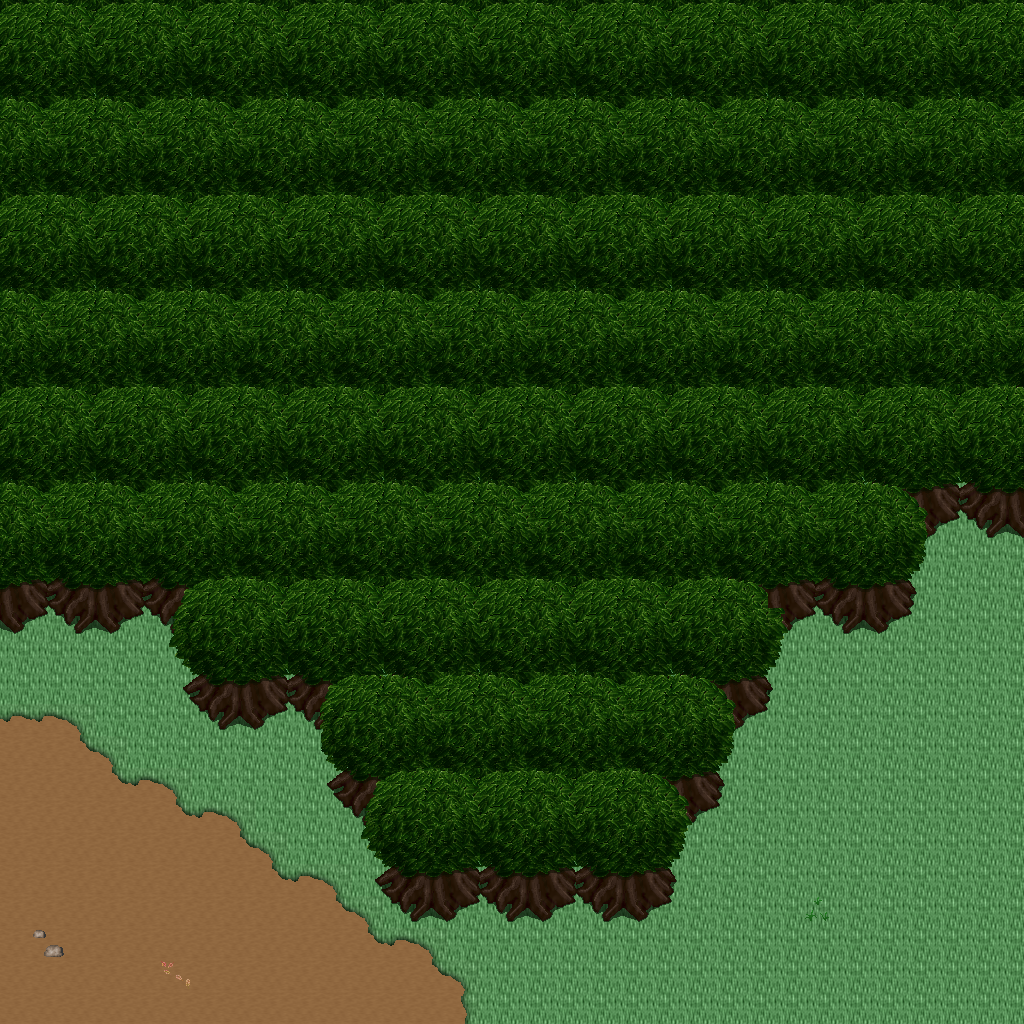

A level layout from a 2D game, rendered from its tile map. Below: a short description, then the map file with tile-grid data replaced by summaries:
An orthogonal 32x32 tile map with 32x32 px tiles, 5 tile layers (Ground, Objects, Objects2, Above, ...), 1 hidden layer not drawn, 53 tilesets.

<map version="1.10" tiledversion="1.11.0" orientation="orthogonal" renderorder="right-down" width="32" height="32" tilewidth="32" tileheight="32" infinite="0" nextlayerid="11" nextobjectid="1">
 <tileset firstgid="1" name="ground_ground" tilewidth="32" tileheight="32" tilecount="33" columns="3">
  <image source="../drawable/ground_ground.png" width="96" height="352" />
 </tileset>
 <tileset firstgid="34" name="building_castle" tilewidth="32" tileheight="32" tilecount="320" columns="20">
  <image source="../drawable/building_castle.png" width="640" height="512" />
 </tileset>
 <tileset firstgid="354" name="ground_square_patch" tilewidth="32" tileheight="32" tilecount="9" columns="3">
  <image source="../drawable/ground_square_patch.png" width="96" height="96" />
 </tileset>
 <tileset firstgid="363" name="building_decoration_banner" tilewidth="32" tileheight="32" tilecount="12" columns="1">
  <image source="../drawable/building_decoration_banner.png" width="32" height="384" />
 </tileset>
 <tileset firstgid="375" name="ground_water_pool" tilewidth="32" tileheight="32" tilecount="72" columns="3">
  <image source="../drawable/ground_water_pool.png" width="96" height="768" />
 </tileset>
 <tileset firstgid="447" name="building_wall_wall_brown" tilewidth="32" tileheight="32" tilecount="12" columns="3">
  <image source="../drawable/building_wall_wall_brown.png" width="96" height="128" />
 </tileset>
 <tileset firstgid="459" name="plant_grasses" tilewidth="32" tileheight="32" tilecount="6" columns="3">
  <image source="../drawable/plant_grasses.png" width="96" height="64" />
 </tileset>
 <tileset firstgid="465" name="plant_flower_daisy_white" tilewidth="32" tileheight="32" tilecount="8" columns="2">
  <image source="../drawable/plant_flower_daisy_white.png" width="64" height="128" />
 </tileset>
 <tileset firstgid="473" name="plant_tree_tree_darkgreen" tilewidth="32" tileheight="32" tilecount="88" columns="8">
  <image source="../drawable/plant_tree_tree_darkgreen.png" width="256" height="352" />
 </tileset>
 <tileset firstgid="561" name="plant_flower_daisy_red" tilewidth="32" tileheight="32" tilecount="8" columns="2">
  <image source="../drawable/plant_flower_daisy_red.png" width="64" height="128" />
 </tileset>
 <tileset firstgid="569" name="ground_grass_edges" tilewidth="32" tileheight="32" tilecount="36" columns="12">
  <image source="../drawable/ground_grass_edges.png" width="384" height="96" />
 </tileset>
 <tileset firstgid="605" name="ground_grass_corners" tilewidth="32" tileheight="32" tilecount="24" columns="6">
  <image source="../drawable/ground_grass_corners.png" width="192" height="128" />
 </tileset>
 <tileset firstgid="629" name="plant_bush_hedge" tilewidth="32" tileheight="32" tilecount="35" columns="5">
  <image source="../drawable/plant_bush_hedge.png" width="160" height="224" />
 </tileset>
 <tileset firstgid="664" name="ground_rock_pebbles" tilewidth="32" tileheight="32" tilecount="3" columns="1">
  <image source="../drawable/ground_rock_pebbles.png" width="32" height="96" />
 </tileset>
 <tileset firstgid="667" name="plant_bush_bushes" tilewidth="32" tileheight="32" tilecount="10" columns="5">
  <image source="../drawable/plant_bush_bushes.png" width="160" height="64" />
 </tileset>
 <tileset firstgid="677" name="building_roof_red" tilewidth="32" tileheight="32" tilecount="20" columns="5">
  <image source="../drawable/building_roof_red.png" width="160" height="128" />
 </tileset>
 <tileset firstgid="697" name="plant_flower_daisy_yellow" tilewidth="32" tileheight="32" tilecount="8" columns="2">
  <image source="../drawable/plant_flower_daisy_yellow.png" width="64" height="128" />
 </tileset>
 <tileset firstgid="705" name="plant_leaves" tilewidth="32" tileheight="32" tilecount="8" columns="4">
  <image source="../drawable/plant_leaves.png" width="128" height="64" />
 </tileset>
 <tileset firstgid="713" name="item_corpse_skull_pale" tilewidth="32" tileheight="32" tilecount="2" columns="2">
  <image source="../drawable/item_corpse_skull_pale.png" width="64" height="32" />
 </tileset>
 <tileset firstgid="715" name="building_roof_blue" tilewidth="32" tileheight="32" tilecount="20" columns="5">
  <image source="../drawable/building_roof_blue.png" width="160" height="128" />
 </tileset>
 <tileset firstgid="735" name="plant_cactus" tilewidth="32" tileheight="32" tilecount="2" columns="1">
  <image source="../drawable/plant_cactus.png" width="32" height="64" />
 </tileset>
 <tileset firstgid="737" name="plant_flower_daisy_blue" tilewidth="32" tileheight="32" tilecount="8" columns="2">
  <image source="../drawable/plant_flower_daisy_blue.png" width="64" height="128" />
 </tileset>
 <tileset firstgid="745" name="plant_stump_stump_brown" tilewidth="32" tileheight="32" tilecount="4" columns="2">
  <image source="../drawable/plant_stump_stump_brown.png" width="64" height="64" />
 </tileset>
 <tileset firstgid="749" name="plant_stump_rectangular" tilewidth="32" tileheight="32" tilecount="4" columns="2">
  <image source="../drawable/plant_stump_rectangular.png" width="64" height="64" />
 </tileset>
 <tileset firstgid="753" name="furniture_carpet_border" tilewidth="32" tileheight="32" tilecount="12" columns="3">
  <image source="../drawable/furniture_carpet_border.png" width="96" height="128" />
 </tileset>
 <tileset firstgid="765" name="ground_pothole" tilewidth="32" tileheight="32" tilecount="4" columns="4">
  <image source="../drawable/ground_pothole.png" width="128" height="32" />
 </tileset>
 <tileset firstgid="769" name="furniture_carpet_carpets" tilewidth="32" tileheight="32" tilecount="8" columns="4">
  <image source="../drawable/furniture_carpet_carpets.png" width="128" height="64" />
 </tileset>
 <tileset firstgid="777" name="building_roof_yellow" tilewidth="32" tileheight="32" tilecount="20" columns="5">
  <image source="../drawable/building_roof_yellow.png" width="160" height="128" />
 </tileset>
 <tileset firstgid="797" name="plant_stump_stump_green" tilewidth="32" tileheight="32" tilecount="4" columns="2">
  <image source="../drawable/plant_stump_stump_green.png" width="64" height="64" />
 </tileset>
 <tileset firstgid="801" name="item_pot_pot_golden_centred" tilewidth="32" tileheight="32" tilecount="3" columns="3">
  <image source="../drawable/item_pot_pot_golden_centred.png" width="96" height="32" />
 </tileset>
 <tileset firstgid="804" name="building_roof_green" tilewidth="32" tileheight="32" tilecount="20" columns="5">
  <image source="../drawable/building_roof_green.png" width="160" height="128" />
 </tileset>
 <tileset firstgid="824" name="item_statue_fairypool" tilewidth="32" tileheight="32" tilecount="16" columns="2">
  <image source="../drawable/item_statue_fairypool.png" width="64" height="256" />
 </tileset>
 <tileset firstgid="840" name="building_window_window_left" tilewidth="32" tileheight="32" tilecount="2" columns="2">
  <image source="../drawable/building_window_window_left.png" width="64" height="32" />
 </tileset>
 <tileset firstgid="842" name="building_window_window_long" tilewidth="32" tileheight="32" tilecount="3" columns="3">
  <image source="../drawable/building_window_window_long.png" width="96" height="32" />
 </tileset>
 <tileset firstgid="845" name="building_door_door_n" tilewidth="32" tileheight="32" tilecount="6" columns="3">
  <image source="../drawable/building_door_door_n.png" width="96" height="64" />
 </tileset>
 <tileset firstgid="851" name="item_postbox" tilewidth="32" tileheight="32" tilecount="4" columns="2">
  <image source="../drawable/item_postbox.png" width="64" height="64" />
 </tileset>
 <tileset firstgid="855" name="building_window_window_right" tilewidth="32" tileheight="32" tilecount="2" columns="2">
  <image source="../drawable/building_window_window_right.png" width="64" height="32" />
 </tileset>
 <tileset firstgid="857" name="building_decoration_blue_circle" tilewidth="32" tileheight="32" tilecount="4" columns="2">
  <image source="../drawable/building_decoration_blue_circle.png" width="64" height="64" />
 </tileset>
 <tileset firstgid="861" name="plant_indoor_flower_baskets" tilewidth="32" tileheight="32" tilecount="3" columns="1">
  <image source="../drawable/plant_indoor_flower_baskets.png" width="32" height="96" />
 </tileset>
 <tileset firstgid="864" name="building_decoration_chimney_big" tilewidth="32" tileheight="32" tilecount="2" columns="1">
  <image source="../drawable/building_decoration_chimney_big.png" width="32" height="64" />
 </tileset>
 <tileset firstgid="866" name="building_decoration_banner_long" tilewidth="32" tileheight="32" tilecount="3" columns="3">
  <image source="../drawable/building_decoration_banner_long.png" width="96" height="32" />
 </tileset>
 <tileset firstgid="869" name="building_decoration_chimney" tilewidth="32" tileheight="32" tilecount="2" columns="1">
  <image source="../drawable/building_decoration_chimney.png" width="32" height="64" />
 </tileset>
 <tileset firstgid="871" name="building_decoration_longhorn_skull" tilewidth="32" tileheight="32" tilecount="6" columns="3">
  <image source="../drawable/building_decoration_longhorn_skull.png" width="96" height="64" />
 </tileset>
 <tileset firstgid="877" name="building_decoration_library_banner" tilewidth="32" tileheight="32" tilecount="6" columns="3">
  <image source="../drawable/building_decoration_library_banner.png" width="96" height="64" />
 </tileset>
 <tileset firstgid="883" name="logic_creature_elf" tilewidth="32" tileheight="32" tilecount="16" columns="8">
  <image source="../drawable/logic_creature_elf.png" width="256" height="64" />
 </tileset>
 <tileset firstgid="899" name="logic_portal" tilewidth="32" tileheight="32" tilecount="24" columns="8">
  <image source="../drawable/logic_portal.png" width="256" height="96" />
 </tileset>
 <tileset firstgid="923" name="logic_collision" tilewidth="32" tileheight="32" tilecount="1" columns="1">
  <image source="../drawable/logic_collision.png" width="32" height="32" />
 </tileset>
 <tileset firstgid="924" name="ground_green_paving" tilewidth="32" tileheight="32" tilecount="18" columns="3">
  <image source="../drawable/ground_green_paving.png" width="96" height="192" />
 </tileset>
 <tileset firstgid="942" name="light_door_light" tilewidth="32" tileheight="32" tilecount="12" columns="3">
  <image source="../drawable/light_door_light.png" width="96" height="128" />
 </tileset>
 <tileset firstgid="954" name="furniture_light_roots_lamp" tilewidth="32" tileheight="32" tilecount="6" columns="2">
  <image source="../drawable/furniture_light_roots_lamp.png" width="64" height="96" />
 </tileset>
 <tileset firstgid="960" name="light_dim_yellow_light_7x5" tilewidth="32" tileheight="32" tilecount="35" columns="7">
  <image source="../drawable/light_dim_yellow_light_7x5.png" width="224" height="160" />
 </tileset>
 <tileset firstgid="995" name="light_yellow_light_5x5" tilewidth="32" tileheight="32" tilecount="25" columns="5">
  <image source="../drawable/light_yellow_light_5x5.png" width="160" height="160" />
 </tileset>
 <tileset firstgid="1020" name="building_decoration_shop_banners" tilewidth="32" tileheight="32" tilecount="8" columns="8">
  <image source="../drawable/building_decoration_shop_banners.png" width="256" height="32" />
 </tileset>
 <layer id="1" name="Ground" width="32" height="32">
  <data>[1024 cells, 1024 non-empty, 2 distinct tile ids]</data>
 </layer>
 <layer id="2" name="Objects" width="32" height="32">
  <data>[1024 cells, 104 non-empty, 10 distinct tile ids]</data>
 </layer>
 <layer id="3" name="Objects2" width="32" height="32">
  <data>[1024 cells, 109 non-empty, 18 distinct tile ids]</data>
 </layer>
 <layer id="4" name="Above" width="32" height="32">
  <data>[1024 cells, 699 non-empty, 46 distinct tile ids]</data>
 </layer>
 <layer id="5" name="Above2" width="32" height="32">
  <data>[1024 cells, 0 non-empty, 0 distinct tile ids]</data>
 </layer>
 <layer id="6" name="Walkable" width="32" height="32" visible="0">
  <data>[1024 cells, 744 non-empty, 1 distinct tile ids]</data>
 </layer>
 <objectgroup id="7" name="Mapevents" />
 <objectgroup id="8" name="Spawn" />
 <objectgroup id="9" name="Keys" />
 <objectgroup id="10" name="Replace" />
</map>
